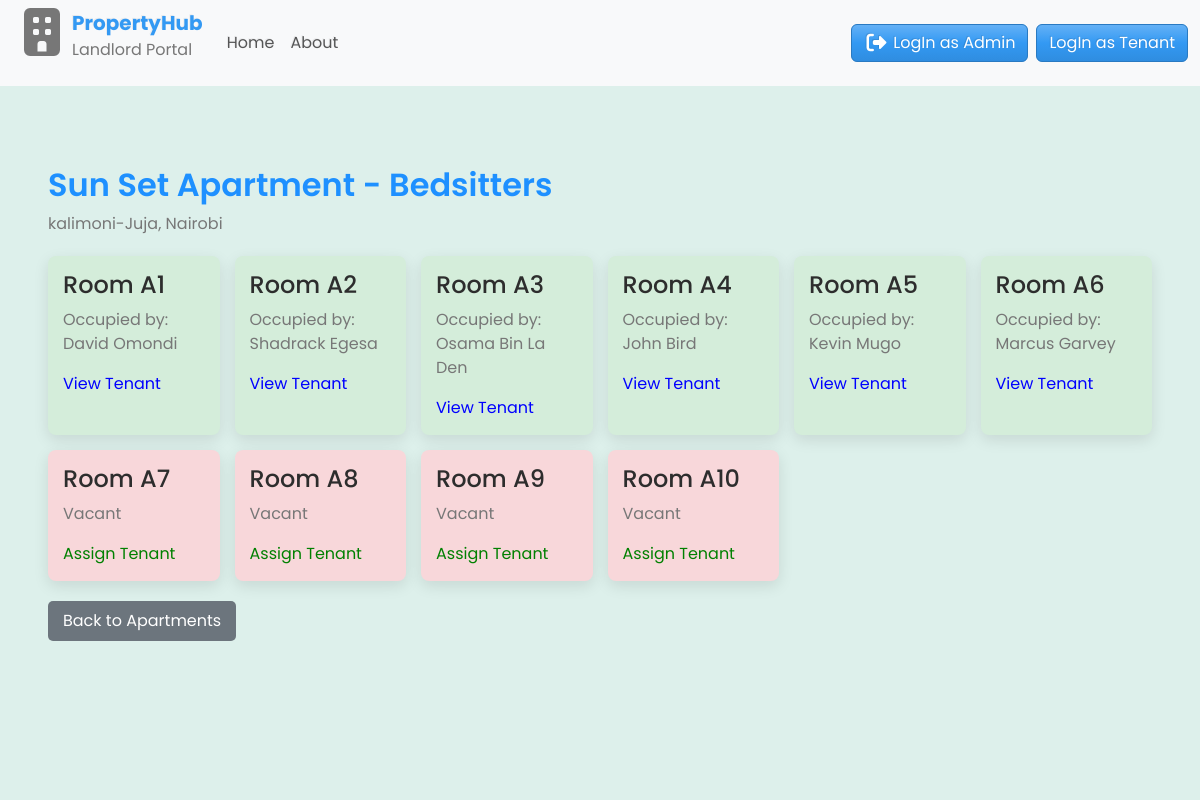
/1/, run on the app's committed database.
### main/models.py (models this page shows, shortened)
class Apartment(models.Model):
    name = models.CharField(max_length=100)
    address = models.CharField(max_length=255)
    city = models.CharField(max_length=100)
    class Meta:
        verbose_name_plural = "Apartments"

class Bedsitter(models.Model):
    apartment = models.ForeignKey(Apartment, related_name='bedsitters', on_delete=models.CASCADE)
    number = models.CharField(max_length=255, unique=True)
    class Meta:
        verbose_name_plural = "Bedsitters"

class Profile(models.Model):
    user = models.OneToOneField(User, on_delete=models.CASCADE)
    bedsitter = models.OneToOneField(Bedsitter, on_delete=models.SET_NULL, null=True, blank=True, related_name='tenant')
    first_name = models.CharField(max_length=50)
    last_name = models.CharField(max_length=50)
    phone_number = models.CharField(max_length=20)
    email = models.EmailField(blank=True, null=True)
    id_number = models.CharField(max_length=20, blank=True, null=True)
    profile_photo = models.ImageField(upload_to='uploads/product', blank=True, null=True)

### main/views.py (the view)
# urls.py: path('<int:apartment_id>/', views.apartment_detail, name='apartment_detail'),
def apartment_detail(request, apartment_id):
    apartment = get_object_or_404(Apartment, id=apartment_id)
    bedsitters = apartment.bedsitters.select_related('tenant').all()
    context = {
        'apartment': apartment,
        'bedsitters': bedsitters
        }
    return render(request, 'main/apartment_detail.html', context)

### main/templates/main/apartment_detail.html
{% extends 'main/base.html' %}
{% block content %}
<div class="container-fluid" id="bedsitters">
  <h2>{{ apartment.name }} - Bedsitters</h2>
  <p>{{ apartment.address }}, {{ apartment.city }}</p>
  <div class="bedsitter-wrapper">
    {% for bed in bedsitters %}
    <div
      class="bedsitter-card {% if bed.tenant %}occupied{% else %}vacant{% endif %}"
    >
      <h4>Room {{ bed.number }}</h4>
      {% if bed.tenant %}
      <p>Occupied by: {{ bed.tenant.first_name }} {{ bed.tenant.last_name }}</p>
      <a href="{% url 'tenant_detail' bed.tenant.id %}" style="color: blue"
        >View Tenant</a
      >
      {% else %}
      <p>Vacant</p>
      <a href="{% url 'assign_tenant' bed.id %}" style="color: green"
        >Assign Tenant</a
      >
      {% endif %}
    </div>
    {% empty %}
    <p>No bedsitters found.</p>
    {% endfor %}
  </div>
  <a
    href="{% url 'apartment_dashboard' %}"
    style="
      display: inline-block;
      margin-top: 20px;
      padding: 8px 15px;
      background: #6c757d;
      color: white;
      border-radius: 5px;
      text-decoration: none;
    "
  >
    Back to Apartments
  </a>
</div>
{% endblock %}

### main/static/css/styles.css (style rules this page uses)
* { box-sizing: border-box; padding: 0; margin: 0; font-family: "poppins", sans-serif; text-decoration: none; }
body, html { overflow-x: hidden; height: 100vh; transition: 0.4s; background: #ddf0eb; }
a { text-decoration: none; }
.container-fluid .bedsitter-wrapper { display: grid; grid-template-columns: repeat(auto-fill, minmax(150px, 1fr)); gap: 15px; margin-top: 20px; }
#bedsitters { background-color: #ddf0eb; padding: 5rem 3rem 10rem 3rem; }
#bedsitters h2 { color: dodgerblue; font-weight: 600; }
.bedsitter-card { padding: 15px; border-radius: 8px; box-shadow: 0 5px 15px rgba(0, 0, 0, 0.1); }
.bedsitter-card.occupied { background: #d4edda; }
.bedsitter-card.vacant { background: #f8d7da; }

### data on the page
Apartment: name "Sun Set Apartment", address "kalimoni-Juja", city "Nairobi"
Bedsitter: number "A1", tenant.first_name "David", tenant.last_name "Omondi"
Bedsitter: number "A2", tenant.first_name "Shadrack", tenant.last_name "Egesa"
Bedsitter: number "A3", tenant.first_name "Osama", tenant.last_name "Bin La Den"
Bedsitter: number "A4", tenant.first_name "John", tenant.last_name "Bird"
Bedsitter: number "A5", tenant.first_name "Kevin", tenant.last_name "Mugo"
Bedsitter: number "A6", tenant.first_name "Marcus", tenant.last_name "Garvey"
Bedsitter: number "A7", shows "Vacant"
Bedsitter: number "A8", shows "Vacant"
Bedsitter: number "A9", shows "Vacant"
Bedsitter: number "A10", shows "Vacant"
